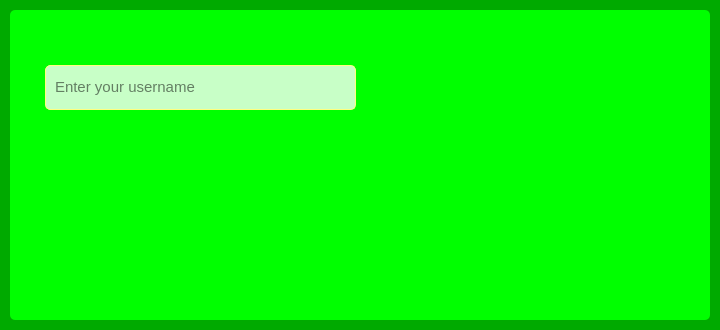
<?xml version="1.0" encoding="UTF-8"?>
<ui version="4.0">
 <class>Form</class>
 <widget class="QWidget" name="Form">
  <property name="geometry">
   <rect>
    <x>0</x>
    <y>0</y>
    <width>720</width>
    <height>330</height>
   </rect>
  </property>
  <property name="windowTitle">
   <string>Form</string>
  </property>
  <property name="styleSheet">
   <string notr="true">background-color: rgb(0, 170, 0);</string>
  </property>
  <widget class="QWidget" name="widget" native="true">
   <property name="geometry">
    <rect>
     <x>10</x>
     <y>10</y>
     <width>700</width>
     <height>310</height>
    </rect>
   </property>
   <property name="styleSheet">
    <string notr="true">background-color: rgb(0, 255, 0);
border-radius:5px;</string>
   </property>
   <widget class="QLineEdit" name="lineEdit">
    <property name="geometry">
     <rect>
      <x>35</x>
      <y>55</y>
      <width>311</width>
      <height>45</height>
     </rect>
    </property>
    <property name="font">
     <font>
      <pointsize>11</pointsize>
     </font>
    </property>
    <property name="styleSheet">
     <string notr="true">background-color: rgb(200, 255, 199);
color: rgb(0, 0, 0);
border: 1px solid rgb(255, 255, 127);
padding-left:7px;
padding-bottom:2px;</string>
    </property>
    <property name="placeholderText">
     <string notr="true">Enter your username</string>
    </property>
   </widget>
  </widget>
 </widget>
 <resources/>
 <connections/>
</ui>
